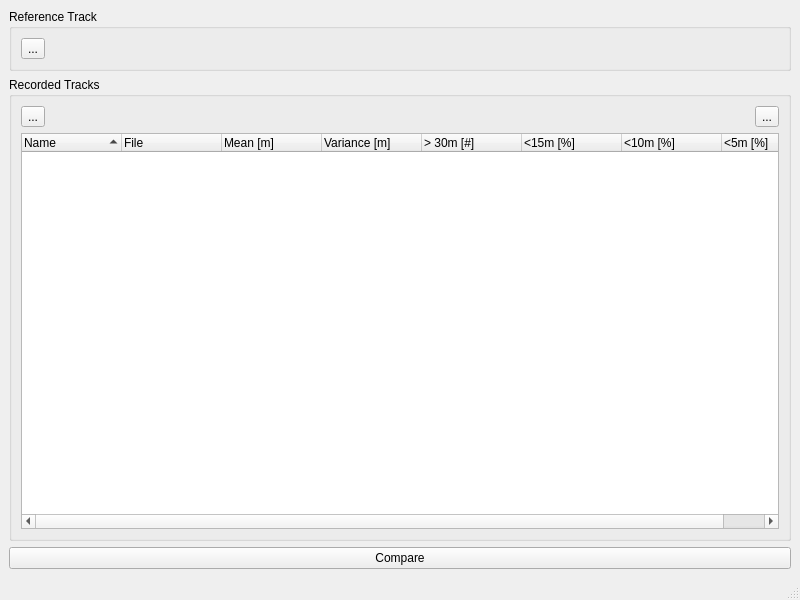
<?xml version="1.0" encoding="UTF-8"?>
<ui version="4.0">
 <class>IMainWidget</class>
 <widget class="QMainWindow" name="IMainWidget">
  <property name="geometry">
   <rect>
    <x>0</x>
    <y>0</y>
    <width>800</width>
    <height>600</height>
   </rect>
  </property>
  <property name="windowTitle">
   <string>TrackComp</string>
  </property>
  <widget class="QWidget" name="centralwidget">
   <layout class="QVBoxLayout" name="verticalLayout">
    <item>
     <widget class="QGroupBox" name="groupBox">
      <property name="title">
       <string>Reference Track</string>
      </property>
      <layout class="QHBoxLayout" name="horizontalLayout">
       <item>
        <widget class="QToolButton" name="toolRefTrack">
         <property name="text">
          <string>...</string>
         </property>
         <property name="icon">
          <iconset resource="resources.qrc">
           <normaloff>:/icons/document-open.png</normaloff>:/icons/document-open.png</iconset>
         </property>
         <property name="iconSize">
          <size>
           <width>22</width>
           <height>22</height>
          </size>
         </property>
        </widget>
       </item>
       <item>
        <widget class="QLabel" name="labelRefTrack">
         <property name="text">
          <string/>
         </property>
        </widget>
       </item>
      </layout>
     </widget>
    </item>
    <item>
     <widget class="QGroupBox" name="groupBox_2">
      <property name="title">
       <string>Recorded Tracks</string>
      </property>
      <layout class="QVBoxLayout" name="verticalLayout_2">
       <item>
        <layout class="QHBoxLayout" name="horizontalLayout_2">
         <item>
          <widget class="QToolButton" name="toolPathTracks">
           <property name="text">
            <string>...</string>
           </property>
           <property name="icon">
            <iconset resource="resources.qrc">
             <normaloff>:/icons/document-open-folder.png</normaloff>:/icons/document-open-folder.png</iconset>
           </property>
           <property name="iconSize">
            <size>
             <width>22</width>
             <height>22</height>
            </size>
           </property>
          </widget>
         </item>
         <item>
          <widget class="QLabel" name="labelPathTracks">
           <property name="text">
            <string/>
           </property>
          </widget>
         </item>
         <item>
          <widget class="QToolButton" name="toolReload">
           <property name="text">
            <string>...</string>
           </property>
           <property name="icon">
            <iconset resource="resources.qrc">
             <normaloff>:/icons/view-refresh.png</normaloff>:/icons/view-refresh.png</iconset>
           </property>
           <property name="iconSize">
            <size>
             <width>22</width>
             <height>22</height>
            </size>
           </property>
          </widget>
         </item>
        </layout>
       </item>
       <item>
        <widget class="QTreeWidget" name="treeTrackFiles">
         <property name="sortingEnabled">
          <bool>true</bool>
         </property>
         <attribute name="headerVisible">
          <bool>true</bool>
         </attribute>
         <column>
          <property name="text">
           <string notr="true">Name</string>
          </property>
         </column>
         <column>
          <property name="text">
           <string>File</string>
          </property>
         </column>
         <column>
          <property name="text">
           <string>Mean [m]</string>
          </property>
         </column>
         <column>
          <property name="text">
           <string>Variance [m]</string>
          </property>
         </column>
         <column>
          <property name="text">
           <string>&gt; 30m [#]</string>
          </property>
         </column>
         <column>
          <property name="text">
           <string>&lt;15m [%]</string>
          </property>
         </column>
         <column>
          <property name="text">
           <string>&lt;10m [%]</string>
          </property>
         </column>
         <column>
          <property name="text">
           <string>&lt;5m [%]</string>
          </property>
         </column>
        </widget>
       </item>
      </layout>
     </widget>
    </item>
    <item>
     <widget class="QPushButton" name="pushCompare">
      <property name="text">
       <string>Compare</string>
      </property>
     </widget>
    </item>
   </layout>
  </widget>
  <widget class="QMenuBar" name="menubar">
   <property name="geometry">
    <rect>
     <x>0</x>
     <y>0</y>
     <width>800</width>
     <height>23</height>
    </rect>
   </property>
  </widget>
  <widget class="QStatusBar" name="statusbar"/>
 </widget>
 <resources>
  <include location="resources.qrc"/>
 </resources>
 <connections/>
</ui>
